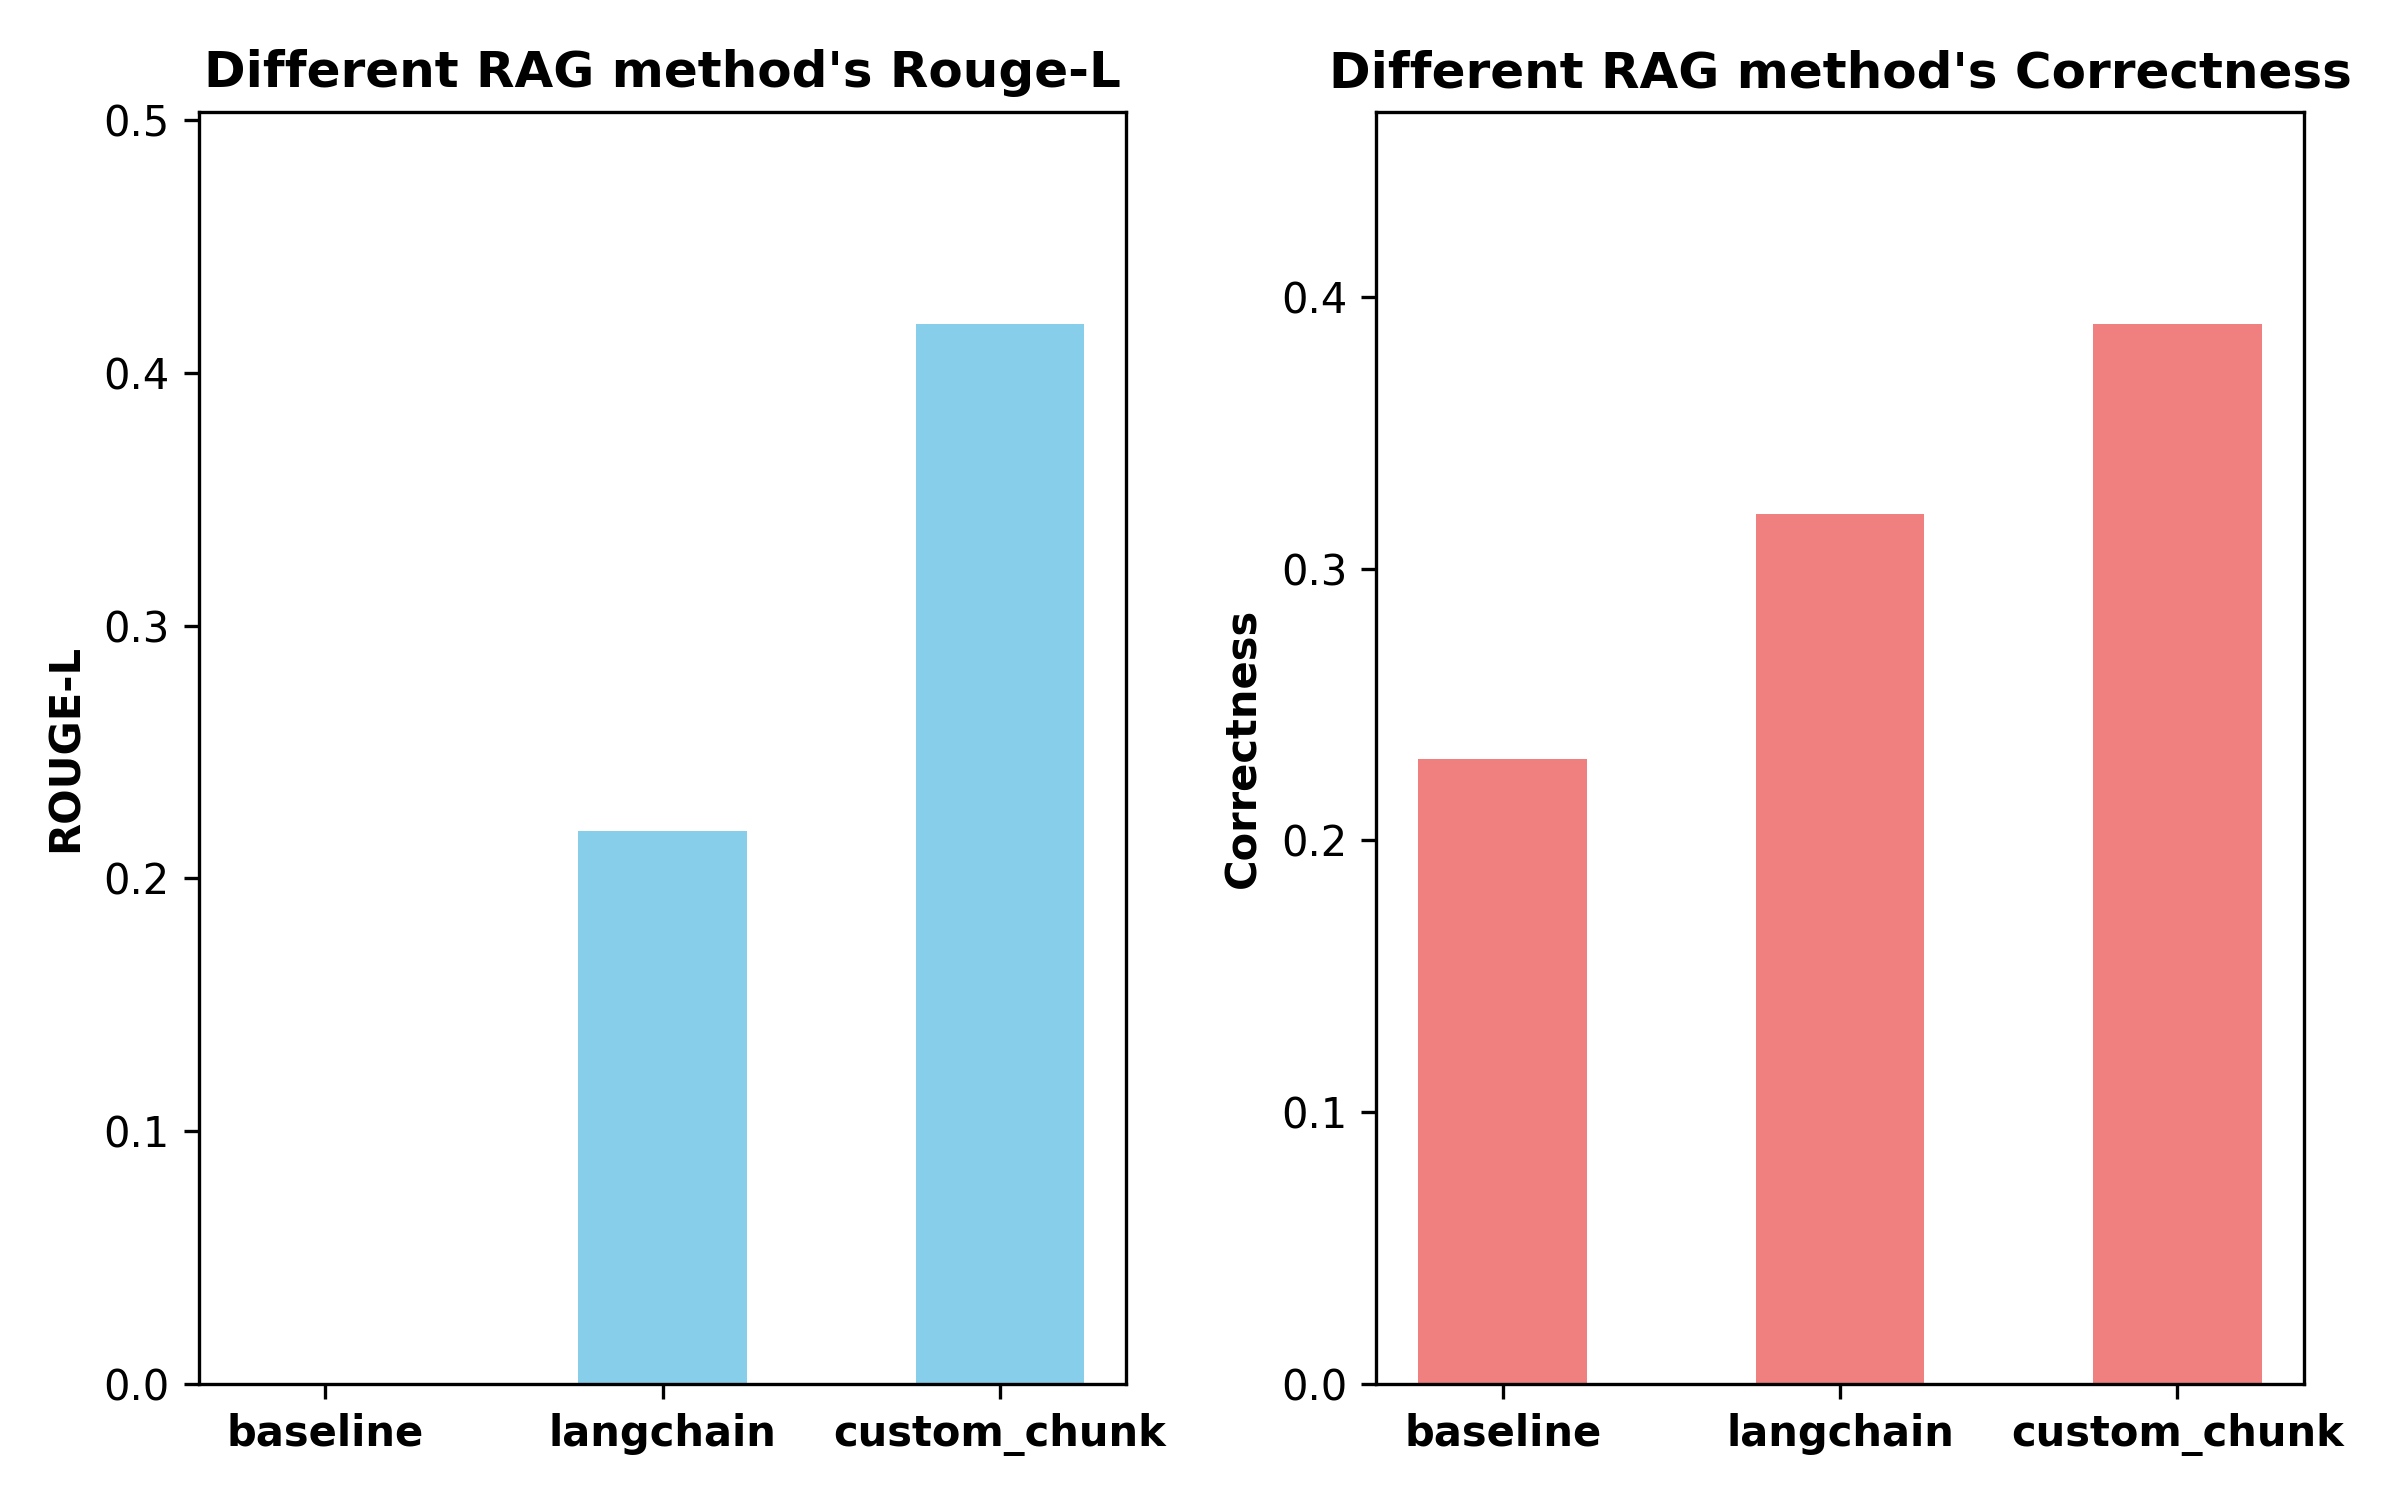

The Python source for this figure:
# python3 plot_comparison/RAG_technique.py

import matplotlib.pyplot as plt
import numpy as np

baseline_scores = {
    "ROUGE-L": 0.0000,
    "Correctness": 0.2400,
}

langchain_scores = {
    "ROUGE-L": 0.2186,
    "Correctness": 0.3200,
}

custom_chunk_scores = {
    "ROUGE-L": 0.4193,
    "Correctness": 0.3900,
}

methods = ['baseline', 'langchain', 'custom_chunk']

rouge_l = [baseline_scores["ROUGE-L"], langchain_scores["ROUGE-L"], custom_chunk_scores["ROUGE-L"]]
correctness = [baseline_scores["Correctness"], langchain_scores["Correctness"], custom_chunk_scores["Correctness"]]

x = np.arange(len(methods))
width = 0.5

plt.figure(figsize=(8, 5))

plt.subplot(1, 2, 1)
plt.bar(x, rouge_l, width, color='skyblue')
plt.xticks(x, methods, fontweight='bold')    # set x-axis name
plt.ylabel('ROUGE-L', fontweight='bold')
plt.title("Different RAG method's Rouge-L", fontweight='bold')
plt.ylim(0, max(rouge_l) * 1.2)

# Correctness 子圖
plt.subplot(1, 2, 2)
plt.bar(x, correctness, width, color='lightcoral')
plt.xticks(x, methods, fontweight='bold')
plt.ylabel('Correctness', fontweight='bold')
plt.title("Different RAG method's Correctness", fontweight='bold')
plt.ylim(0, max(correctness) * 1.2)

plt.tight_layout()
plt.savefig('plot_comparison/RAG_technique.png', dpi=300)
plt.show()
